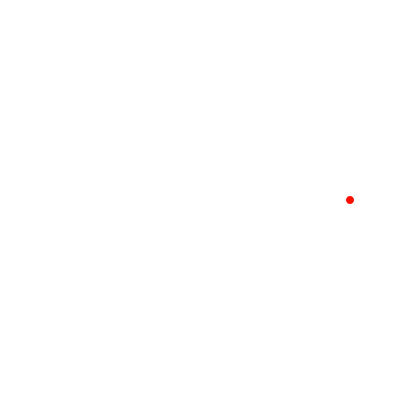
Frame 1 (no input)
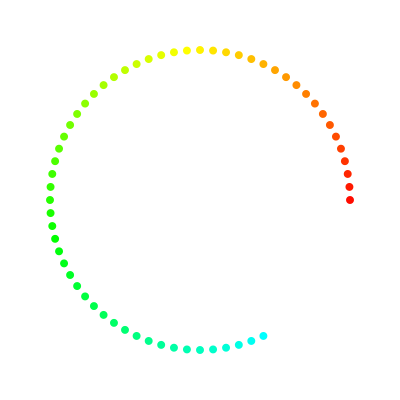
Frame 60 (the mouse pressed at the canvas centre just before this capture)
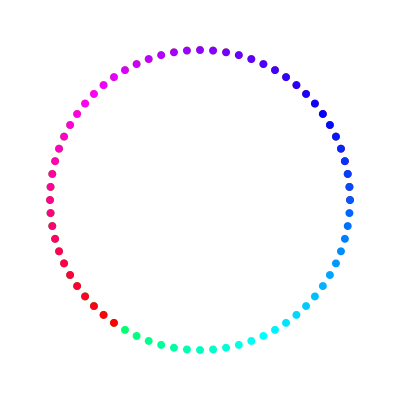
Frame 120 (the mouse held since frame 60 and released just before this capture)

The Processing sketch that drew these frames (run headless with seeded random() and noise(); from frame 60 on, the mouse is pressed at the canvas centre):

// Processing sketch: extendedColorCircleFunctions
// ── extendedColorCircleFunctions.pde
// 定数
final float circleRadius = 150;   // 円の半径
final float dTheta = 5;           // 回転角 [degree] の増分/1フレーム
final float pointDiameter = 8;    // 点の直径
// 変数
float centerX;                    // ウィンドウの中心のx座標
float centerY;                    // ウィンドウの中心のy座標
float theta;                      // 回転角 [degree]
float x,y;
int cor;
void setup() {
  size(400, 400);
  noStroke();
  background(255, 255, 255);
  colorMode(HSB, 360, 100, 100);  // 色の指定をHSBに
  // (色相 0-360, 彩度 0-100, 明度 0-100)
  centerX = width / 2;
  centerY = height / 2;
  theta = 0;
  cor = 0;
}

void draw() {
  float radTheta = radians(theta);                       // 回転角 [radian]
  x = pointX(circleRadius, radTheta);
  y = pointY(circleRadius, radTheta);
  cor = pointHue(cor);
  fill(cor, 100, 100);
  ellipse(x + centerX, y + centerY, pointDiameter, pointDiameter);
  theta = theta + dTheta;
}


float pointX(float r, float rad) {
  x = r * cos(rad);
  return x;
}

float pointY(float r, float rad) {
  y = -r * sin(rad);
  return y;
}

int pointHue(int cor) {
  cor += 3;
  if (cor>360)
    cor = 0;
  return cor;
}
